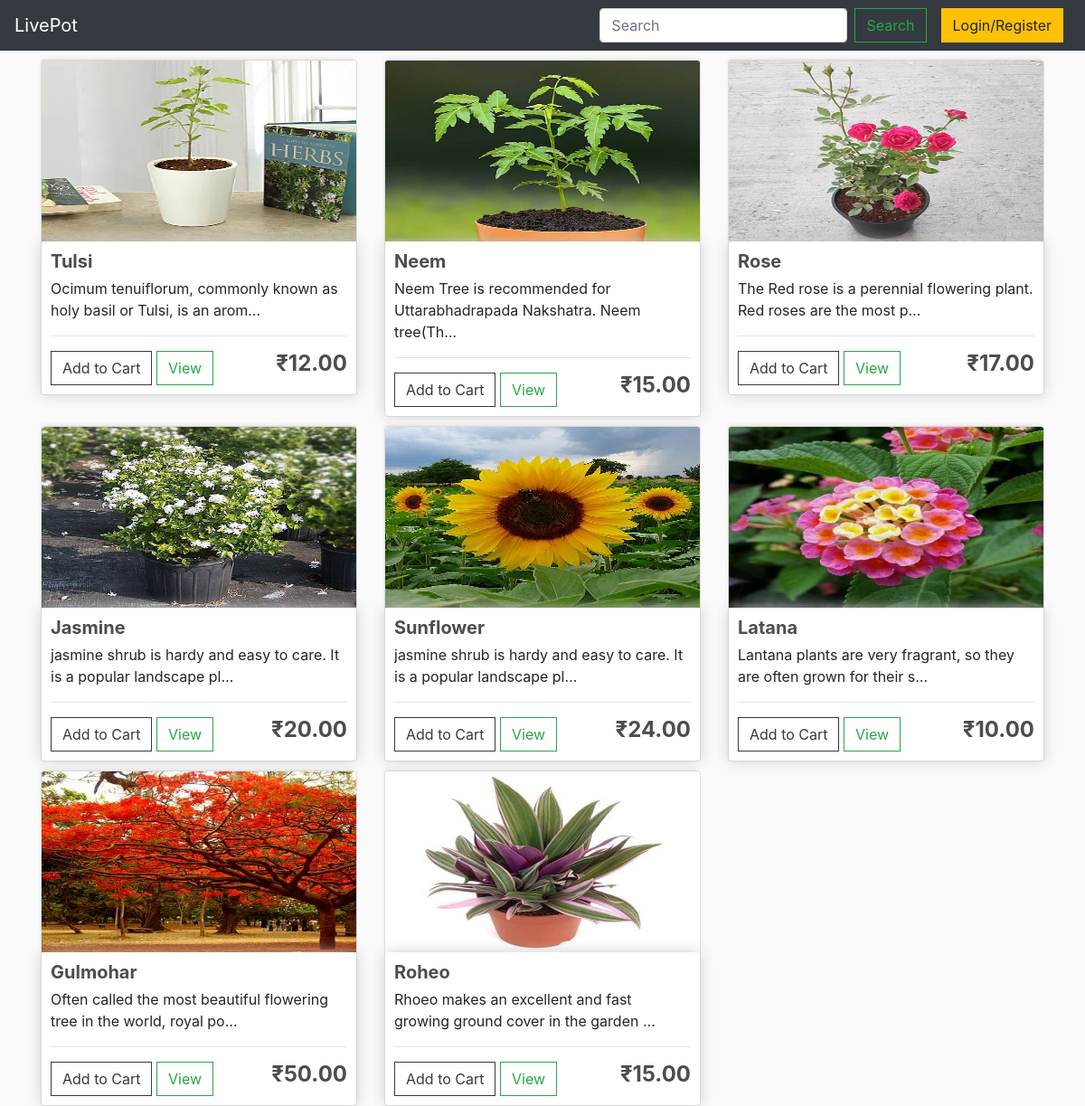
The page / on the database its author committed.
### store/models.py (models this page shows, shortened)
class Product(models.Model):
    sellerId = models.CharField(max_length=15,null=True,blank=True)
    name = models.CharField(max_length=200,null=True)
    price = models.FloatField()
    desc = models.CharField(max_length=250,null=True)
    image = models.ImageField(upload_to='images/' ,null=True,blank=True)
    @property
    def imageURL(self):
        try:
            url = self.image.url
        except:
            url = ""
        return url

### store/views.py (the view)
# urls.py: path('',include('store.urls')),
def store(request):
    products = Product.objects.all()
    if request.user.is_authenticated:
        data = cartData(request)
        cartItems = data['cartItems']
        order = data['order']
        items = data['items']
        context = {'products':products,'cartItems':cartItems}
    else:
        context = {'products':products,'cartItems':0}
    return render(request,'store/store.html',context)

### store/templates/store/store.html (shortened to what this page needs)
{% extends 'store/main.html' %} {% load static %} } {% block content %}
<div class="row">
    {% for product in products %}
    <div class="col-lg-4">
        <div  class="card">
            <img  src="{{product.imageURL}}" class="thumbnail card-img-top" alt="...">
            <div class="card-body box-element">
                <h5 class="card-title"><strong>{{product.name}}</strong> </h5>
                <p class="card-text">{{product.desc|truncatechars:70}}</p>
                <hr>
                <button data-product={{product.id}} data-action="add" class="btn btn-outline-dark add-btn update-cart">Add to Cart</button>
                <a href="#" class="btn btn-outline-success">View</a>
                <h4 style="display:inline-block;float:right"><strong>&#8377;{{product.price|floatformat:2}}</strong></h4>
            </div>
        </div>
    </div>
    {% endfor %}
</div>
{% endblock content %}

### store/templates/store/main.html (shortened to what this page needs)
{% load static %}
<!doctype html>
<html lang="en">
  <head>
    <link rel="stylesheet" href="https://stackpath.bootstrapcdn.com/bootstrap/4.5.2/css/bootstrap.min.css">
    <link rel="stylesheet" href="{% static 'css/main.css' %}">
  </head>
  <body>
    <nav class="navbar navbar-expand-lg navbar-dark bg-dark">
  <a class="navbar-brand" href="{% url 'store' %}">LivePot</a>
  <div class="collapse navbar-collapse" id="navbarSupportedContent">
    <form class="form-inline my-2 my-lg-0">
      <input class="form-control mr-sm-2" type="search" placeholder="Search" aria-label="Search">
      <button class="btn btn-outline-success mr-2 my-sm-0" type="submit">Search</button>
    </form>
      {% if user.is_authenticated %}
      <a href="{% url 'logout' %}" class="btn btn-warning mr-4">Logout</a>
      <div class="row">
      <a href="{%url 'cart' %}"><img class="my-2"  id="cart-icon" src="{% static 'images/cart.png' %}" alt=""></a>
      <p class="mr-2" id="cart-total">{{cartItems}}</p>
      </div>
      {% else %}
      <a href="{% url 'login' %}" class="btn btn-warning mx-2">Login/Register</a>
      {% endif %}
  </div>
</nav>
    <div class="container">
    {% block content %}
    {% endblock content %}
    </div>
  </body>
</html>

### static/css/main.css (style rules this page uses)
body { background-color: hsl(0, 0%, 98%); }
h1, h2, h3, h4, h5, h6 { color: hsl(0, 0%, 30%); }
.col-lg-4, .col-lg-6, .col-lg-2, .col-lg-8, .col-lg-12 { margin-top: 10px; }
.btn { border-radius: 0; }
.thumbnail { width: 100%; height: 200px; -webkit-box-shadow: -1px -3px 5px -2px rgba(214, 214, 214, 1); -moz-box-shadow: -1px -3px 5px -2px rgba(214, 214, 214, 1); box-shadow: -1px -3px 5px -2px rgba(214, 214, 214, 1); }
.box-element { box-shadow: hsl(0, 0%, 80%) 0 0 16px; background-color: #fff; border-radius: 4px; padding: 10px; }

### rows shown on the page
Product: imageURL (picture), name "Tulsi", desc "Ocimum tenuiflorum, commonly known as holy basil or Tulsi, is an arom…", price "12.00"
Product: imageURL (picture), name "Neem", desc "Neem Tree is recommended for Uttarabhadrapada Nakshatra. Neem tree(Th…", price "15.00"
Product: imageURL (picture), name "Rose", desc "The Red rose is a perennial flowering plant. Red roses are the most p…", price "17.00"
Product: imageURL (picture), name "Jasmine", desc "jasmine shrub is hardy and easy to care. It is a popular landscape pl…", price "20.00"
Product: imageURL (picture), name "Sunflower", desc "jasmine shrub is hardy and easy to care. It is a popular landscape pl…", price "24.00"
Product: imageURL (picture), name "Latana", desc "Lantana plants are very fragrant, so they are often grown for their s…", price "10.00"
Product: imageURL (picture), name "Gulmohar", desc "Often called the most beautiful flowering tree in the world, royal po…", price "50.00"
Product: imageURL (picture), name "Roheo", desc "Rhoeo makes an excellent and fast growing ground cover in the garden …", price "15.00"
